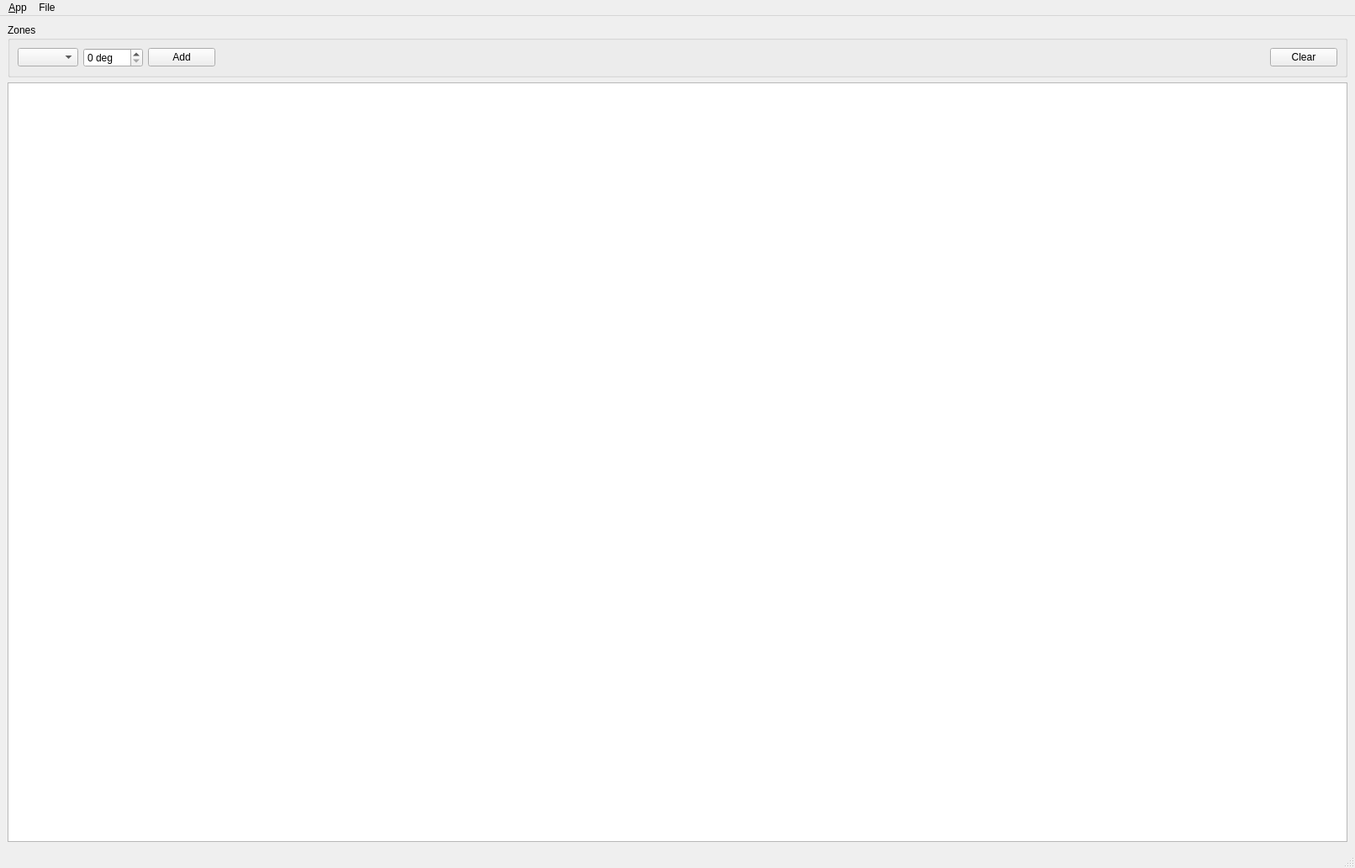
<?xml version="1.0" encoding="UTF-8"?>
<ui version="4.0">
 <class>MainWindowDesign</class>
 <widget class="QMainWindow" name="MainWindowDesign">
  <property name="geometry">
   <rect>
    <x>0</x>
    <y>0</y>
    <width>1611</width>
    <height>1032</height>
   </rect>
  </property>
  <property name="windowTitle">
   <string>AGV User Map</string>
  </property>
  <property name="windowIcon">
   <iconset>
    <normaloff>:/images/icon.png</normaloff>:/images/icon.png</iconset>
  </property>
  <property name="locale">
   <locale language="English" country="Australia"/>
  </property>
  <widget class="QWidget" name="centralwidget">
   <layout class="QVBoxLayout" name="verticalLayout_4">
    <item>
     <widget class="QGroupBox" name="groupBox_2">
      <property name="title">
       <string>Zones</string>
      </property>
      <layout class="QHBoxLayout" name="horizontalLayout">
       <item>
        <widget class="QComboBox" name="combo_orientation_mode"/>
       </item>
       <item>
        <widget class="QSpinBox" name="spin_box_orientation">
         <property name="suffix">
          <string> deg</string>
         </property>
         <property name="maximum">
          <number>359</number>
         </property>
        </widget>
       </item>
       <item>
        <widget class="QPushButton" name="button_add_zone">
         <property name="text">
          <string>Add</string>
         </property>
        </widget>
       </item>
       <item>
        <spacer name="horizontalSpacer_2">
         <property name="orientation">
          <enum>Qt::Horizontal</enum>
         </property>
         <property name="sizeHint" stdset="0">
          <size>
           <width>40</width>
           <height>20</height>
          </size>
         </property>
        </spacer>
       </item>
       <item>
        <widget class="QPushButton" name="button_clear_zones">
         <property name="text">
          <string>Clear</string>
         </property>
        </widget>
       </item>
      </layout>
     </widget>
    </item>
    <item>
     <widget class="user_map::MapView" name="map_view">
      <property name="verticalScrollBarPolicy">
       <enum>Qt::ScrollBarAlwaysOff</enum>
      </property>
      <property name="horizontalScrollBarPolicy">
       <enum>Qt::ScrollBarAlwaysOff</enum>
      </property>
     </widget>
    </item>
   </layout>
  </widget>
  <widget class="QMenuBar" name="menubar">
   <property name="geometry">
    <rect>
     <x>0</x>
     <y>0</y>
     <width>1611</width>
     <height>39</height>
    </rect>
   </property>
   <widget class="QMenu" name="menu_File">
    <property name="title">
     <string>&amp;App</string>
    </property>
    <addaction name="action_Preferences"/>
    <addaction name="separator"/>
    <addaction name="actionAbout"/>
    <addaction name="actionAbout_Qt"/>
    <addaction name="separator"/>
    <addaction name="action_Quit"/>
   </widget>
   <widget class="QMenu" name="menuFile">
    <property name="title">
     <string>File</string>
    </property>
    <addaction name="actionLoad_Zones"/>
    <addaction name="actionSave_Zones"/>
   </widget>
   <addaction name="menu_File"/>
   <addaction name="menuFile"/>
  </widget>
  <widget class="QStatusBar" name="statusbar"/>
  <action name="action_Quit">
   <property name="text">
    <string>&amp;Quit</string>
   </property>
   <property name="shortcut">
    <string>Ctrl+Q</string>
   </property>
   <property name="shortcutContext">
    <enum>Qt::ApplicationShortcut</enum>
   </property>
  </action>
  <action name="action_Preferences">
   <property name="text">
    <string>&amp;Preferences</string>
   </property>
  </action>
  <action name="actionAbout">
   <property name="text">
    <string>&amp;About</string>
   </property>
  </action>
  <action name="actionAbout_Qt">
   <property name="text">
    <string>About &amp;Qt</string>
   </property>
  </action>
  <action name="actionLoad_Zones">
   <property name="text">
    <string>Load Zones</string>
   </property>
   <property name="shortcut">
    <string>Ctrl+O</string>
   </property>
  </action>
  <action name="actionSave_Zones">
   <property name="text">
    <string>Save Zones</string>
   </property>
   <property name="shortcut">
    <string>Ctrl+S</string>
   </property>
  </action>
 </widget>
 <customwidgets>
  <customwidget>
   <class>user_map::MapView</class>
   <extends>QGraphicsView</extends>
   <header location="global">user_map/map_view.hpp</header>
  </customwidget>
 </customwidgets>
 <resources/>
 <connections>
  <connection>
   <sender>action_Quit</sender>
   <signal>triggered()</signal>
   <receiver>MainWindowDesign</receiver>
   <slot>close()</slot>
   <hints>
    <hint type="sourcelabel">
     <x>-1</x>
     <y>-1</y>
    </hint>
    <hint type="destinationlabel">
     <x>399</x>
     <y>299</y>
    </hint>
   </hints>
  </connection>
 </connections>
</ui>
